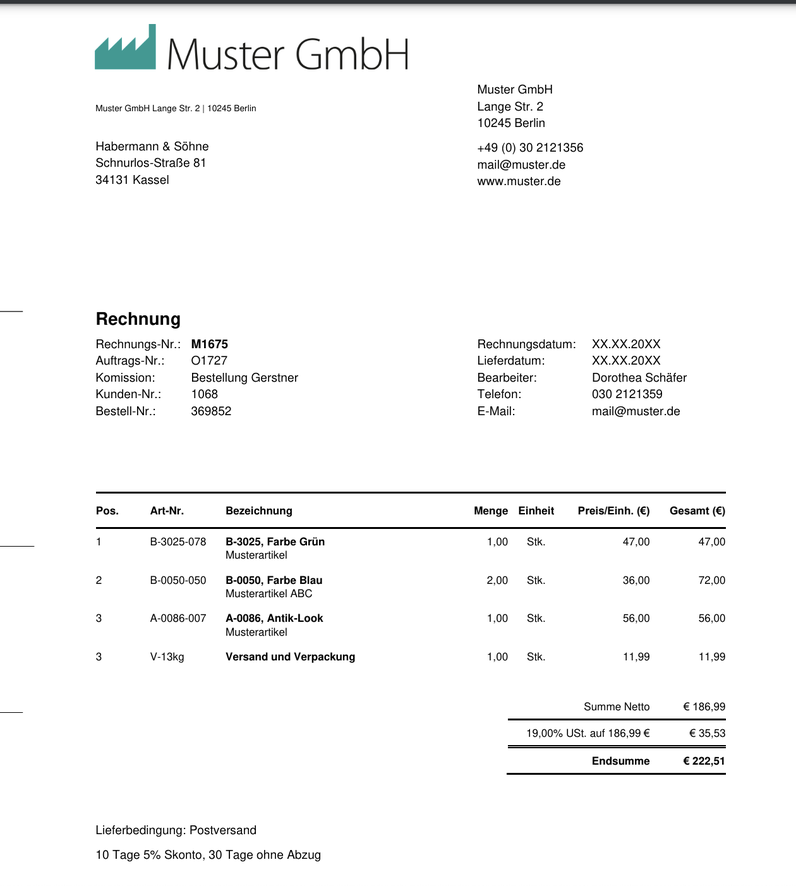
#> input picture test_image.png, 796 x 886 px, shrunk from 1260 x 1402 before the run
$ python test.py
#> lines starting #> are read from the running program, lines starting #| are printed output that depends on the picture; after the words box and inside, x2 and y2 are one past the last pixel; in counts of white or black regions, pixels touching at a corner belong together
import cv2
import pytesseract
import re

def preprocess_image(image_path):
#> called with image_path = 'test_image.png'
    image = cv2.imread(image_path, cv2.IMREAD_GRAYSCALE)
#> image: shape (886, 796); min 0, max 255, mean 246.8
    # Apply thresholding
    _, thresh_image = cv2.threshold(image, 150, 255, cv2.THRESH_BINARY)
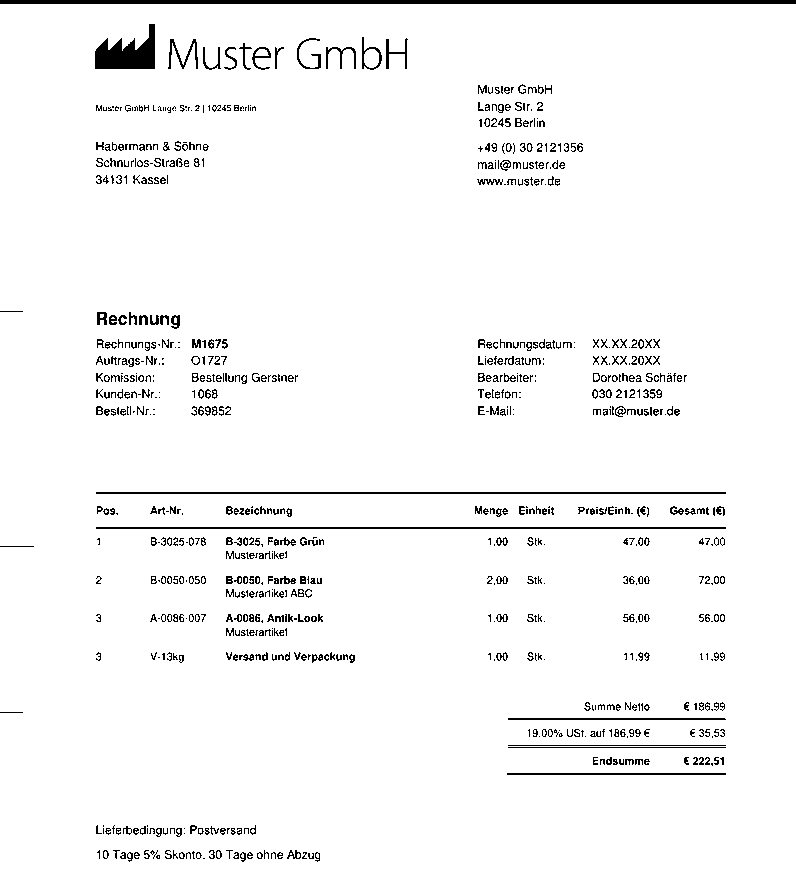
#> thresh_image: shape (886, 796); 96.4% white; 792 black regions (343 under 20 px), largest, box (x1, y1, x2, y2) and area: (0, 0, 796, 4) 3184, (95, 24, 155, 69) 1601, (96, 492, 726, 494) 1260
    return thresh_image

def extract_text_from_image(image_path):
    preprocessed_image = preprocess_image(image_path)
    text = pytesseract.image_to_string(preprocessed_image)
    return text

def parse_text(text):
    # Example regex patterns for parsing dates and amounts
    date_pattern = r'\d{2}/\d{2}/\d{4}'
    amount_pattern = r'\$\d+\.\d{2}'

    date_matches = re.findall(date_pattern, text)
    amount_matches = re.findall(amount_pattern, text)

    # Extracting the first match for simplicity
    date = date_matches[0] if date_matches else None
    amount = amount_matches[0] if amount_matches else None

    return {
        'date': date,
        'amount': amount,
        # Add more fields as necessary
    }


image_path = "test_image.png"

processed_image = preprocess_image(image_path)

cv2.imwrite("processed_image.png", processed_image)
